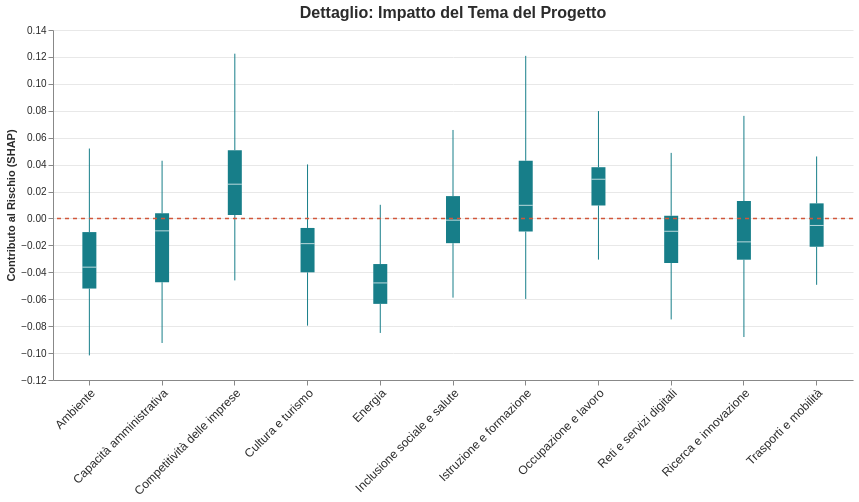

Write the Vega-Lite specification saved for this chart.
### Vega-Lite specification from a JSON file in a GitHub repository (floating-point values rounded to 4 significant figures; data arrays with more than 128 entries replaced by an {"elided": "..."} marker saying what was removed)
{"config": {"view": {"continuousWidth": 300, "continuousHeight": 300, "strokeWidth": 0}}, "layer": [{"data": {"name": "data-c47bc291d1d976cc23154b8cbe7d2945"}, "mark": {"type": "boxplot", "color": "#177E89", "extent": 1.5, "outliers": false}, "encoding": {"x": {"axis": {"labelAngle": -45, "labelColor": "#2b2b2b", "labelFontSize": 12}, "field": "OC_TEMA_SINTETICO", "title": null, "type": "nominal"}, "y": {"axis": {"gridColor": "#e8e8e8", "labelColor": "#2b2b2b", "titleColor": "#2b2b2b"}, "field": "OC_TEMA_SINTETICO_SHAP", "title": "Contributo al Rischio (SHAP)", "type": "quantitative"}}}, {"data": {"name": "data-a0a55d106695e8d630baff0f16eee66d"}, "mark": {"type": "rule", "color": "#D1573B", "size": 1.5, "strokeDash": [4, 4]}, "encoding": {"y": {"field": "y", "type": "quantitative"}}}], "height": 350, "title": {"text": "Dettaglio: Impatto del Tema del Progetto", "color": "#2b2b2b", "fontSize": 16}, "width": 800, "$schema": "https://vega.github.io/schema/vega-lite/v5.20.1.json", "datasets": {"data-c47bc291d1d976cc23154b8cbe7d2945": {"elided": "3000 records"}, "data-a0a55d106695e8d630baff0f16eee66d": [{"y": 0}]}}
